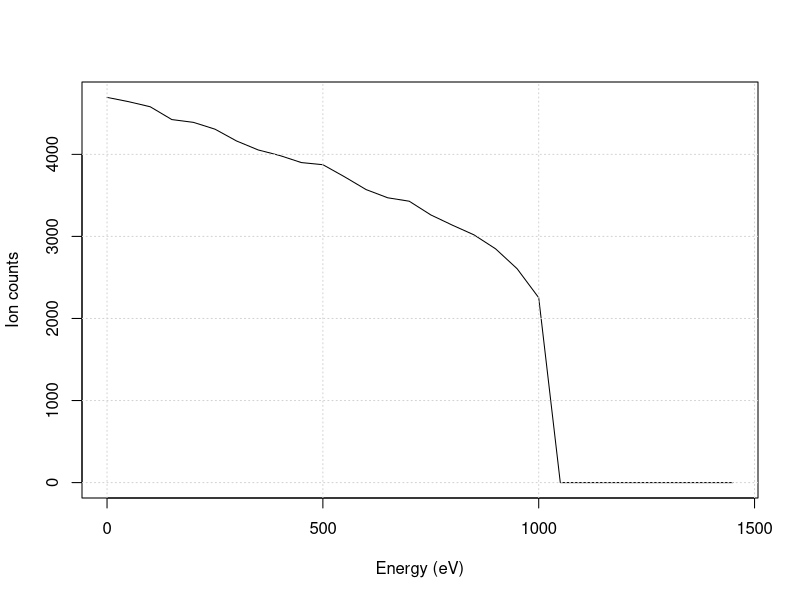
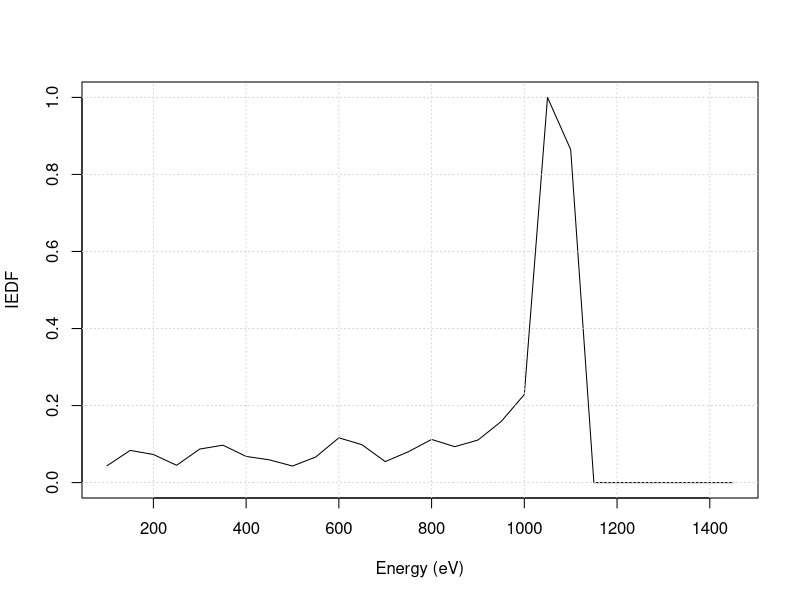
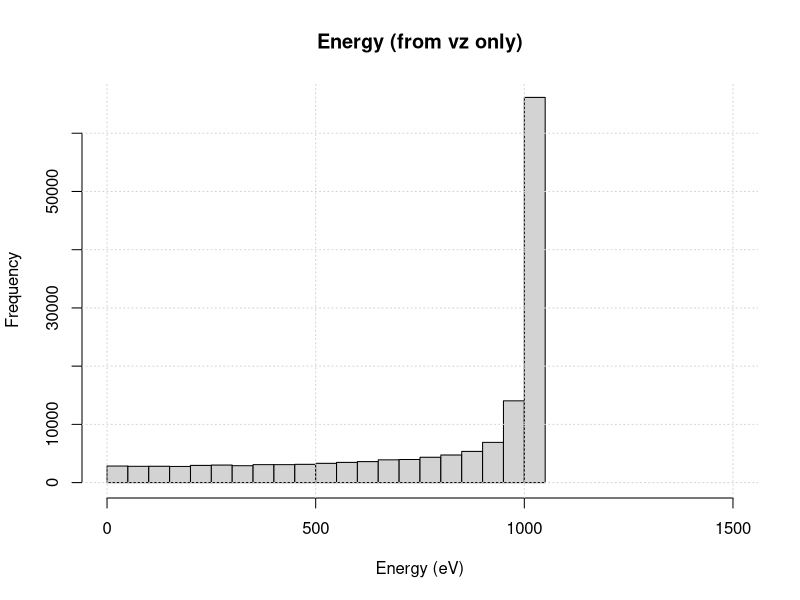
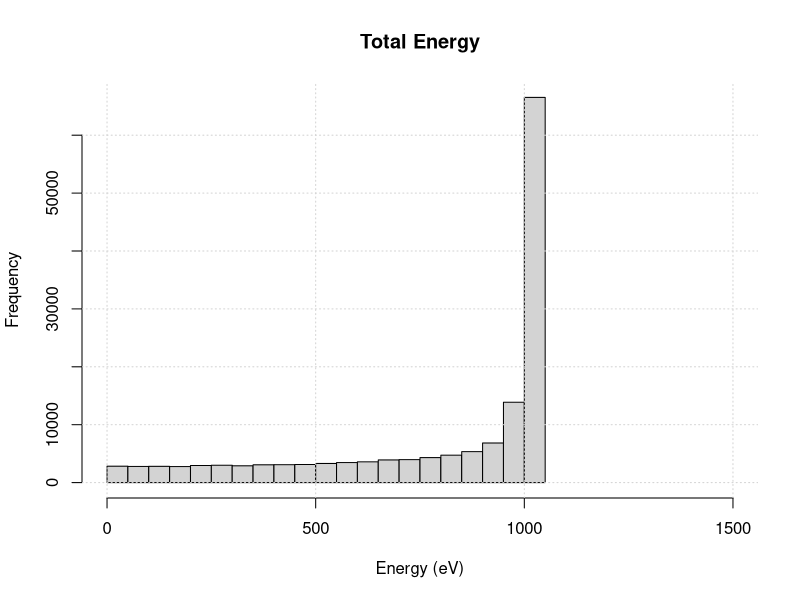
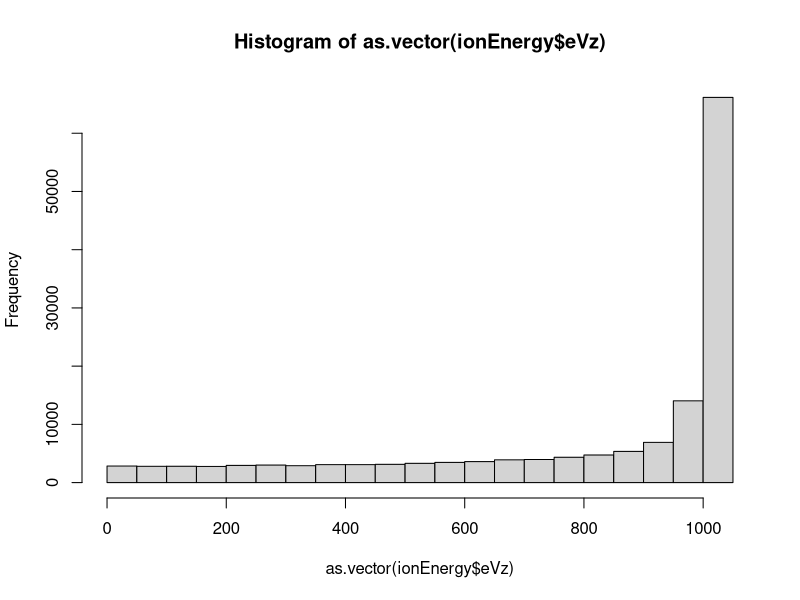
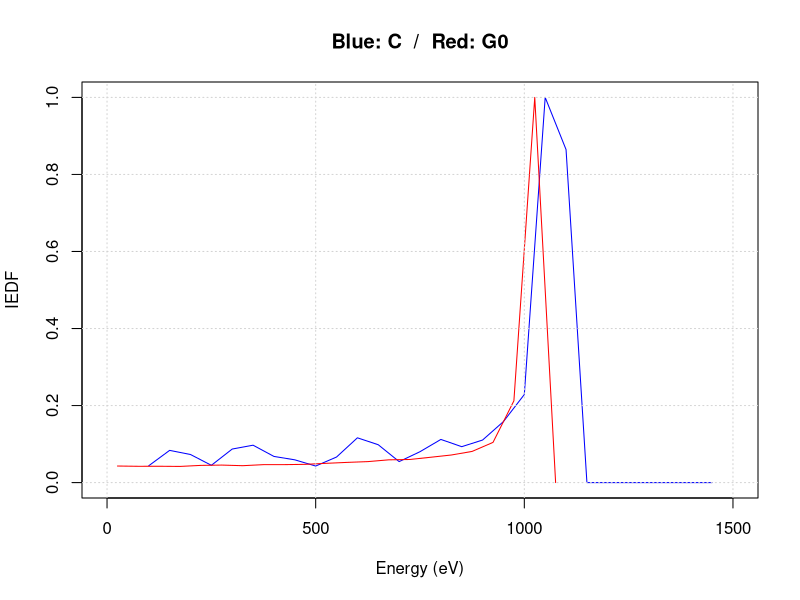

The R source for these figures, in order:
library(dplyr)
ionCount <- read.csv("ionCount.csv", header=FALSE, colClasses = c("numeric","numeric","numeric"))
colnames(ionCount) <- c("G2","Count","Energy(ev)")

ionCount <- ionCount %>% group_by(G2) %>% summarise(counts = sum(Count))

plot(ionCount, type = "l", xlab="Energy (eV)", ylab="Ion counts"); grid()

derivative <- c()
n <- dim(ionCount)[1]-1  
for (i in 2:n)
  {
  numerator <- with(ionCount, -(counts[i+1]-counts[i-1]) )
  denominator <- with(ionCount, (G2[i+1]-G2[i-1]) )
  if (denominator < 0) data <- 0
  else data <- numerator/denominator
  derivative <- rbind(derivative,data)
}
derivative <- derivative/max(derivative)
energyStep <- ionCount$G2[2]-ionCount$G2[1]
energy <- seq(2,n,1)*energyStep
plot(derivative ~ energy, type="l",xlab="Energy (eV)", ylab="IEDF"); grid()



#ION ENERGY DISTRIBUTION AS SEEN AT G0
ionEnergy <- read.csv("ionEnergy.csv", header=FALSE, colClasses = c("numeric","numeric"))
colnames(ionEnergy) <- c("eVz", "eV")
hist(as.vector(ionEnergy$eVz), breaks=n+1, 
     xlab="Energy (eV)", 
     ylab="Frequency", 
     main = "Energy (from vz only)", xlim=c(0,1500)); grid()
hist(as.vector(ionEnergy$eV), breaks=n+1, 
     xlab="Energy (eV)", 
     ylab="Frequency", 
     main = "Total Energy", xlim=c(0,1500)); grid()


#Alternative to ION ENERGY DISTRIBUTION AS SEEN AT G0
hist_obj <- hist(as.vector(ionEnergy$eVz), breaks = n+1)
IEDFcounts <- c(hist_obj$counts,0) / max(hist_obj$counts)
energyBins <- hist_obj$breaks
energyBins <- energyBins + energyStep/2


# PLOT IEDF AT G0 AND COLLECTOR

plot(derivative ~ energy, type="l",
     xlab="Energy (eV)", ylab="IEDF", col="blue",
     main = "Blue: C  /  Red: G0",
     xlim = c(0,1500))
lines(IEDFcounts ~ energyBins, type="l", col="red"); grid()

